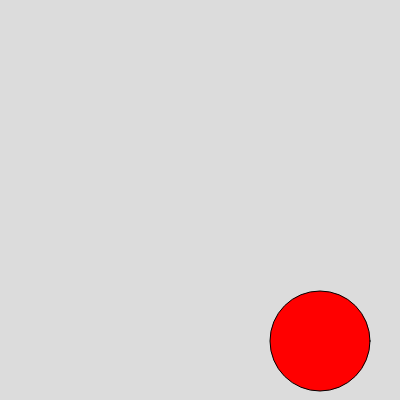
Frame 1 (no input)
Frame 60 (no input): identical to frame 1, image omitted
Frame 120 (the mouse pressed at the canvas centre since frame 60): identical to frame 1, image omitted

The p5.js sketch that drew this single still picture (run headless with seeded random() and noise() and a simulated clock; from frame 60 on, the mouse is pressed at the canvas centre):

// p5.js sketch
// ── sketch.js
/*
this is to be use as en example when makeing a p5 
    react object 
  


Max Scott
last modified 1-29-2022
*/



function setup() {
  createCanvas(400, 400);
  
}
let points = 0;
let x = Math.floor(Math.random() * 300) + 50 ;
let y = Math.floor(Math.random() * 300) + 50;
function draw() {
  
  background(220);
  
  
  fill(255,0,0);
  ellipse(x,y,100,100);
  
  text(points, 350,350);

}

function mouseClicked() {
  if( Math.abs(x - mouseX) < 100 && Math.abs( y - mouseY) < 50   ){
    x = Math.floor(Math.random() * 300) + 50 ;
    y = Math.floor(Math.random() * 300) + 50;
    points++;
    ellipse(x,y,100,100);
  } 
  
 
}
